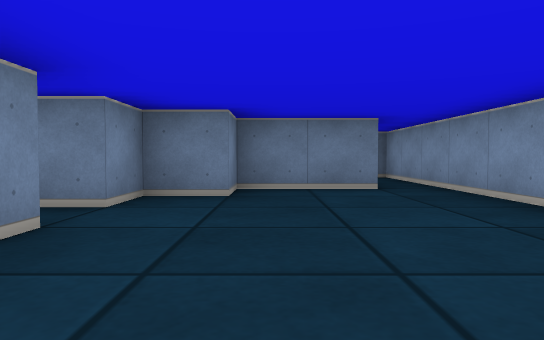
view 1 (above)

17 first-person views from a walk through a cub3D level. The camera is about half as high as the walls, tilts 2° down and sees 70° across. The floor is counted in squares. Each view is taken from the middle of a square. On the plan, view 1 faces up. The plan holds only what a view shows up to about 9 squares ahead; the rest is blank. The place goes on beyond the plan.

view 2
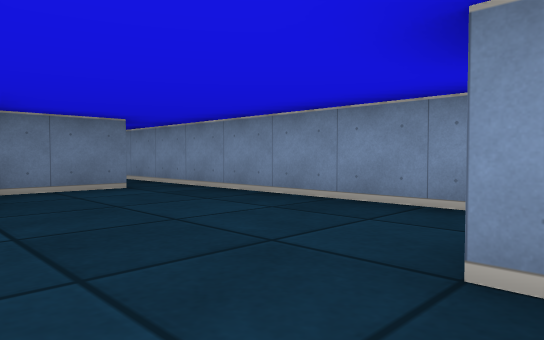

view 3
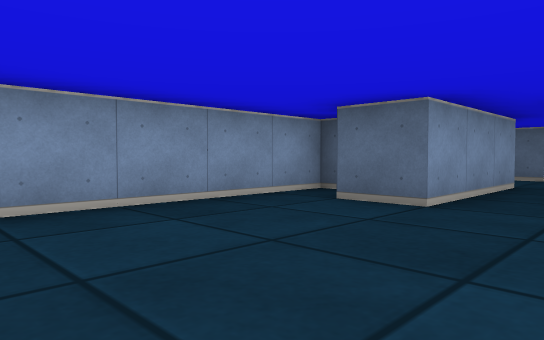

view 4
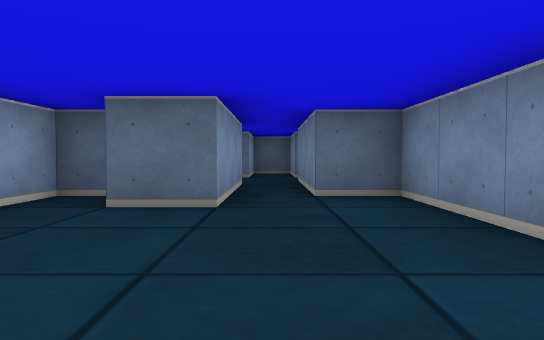

view 5
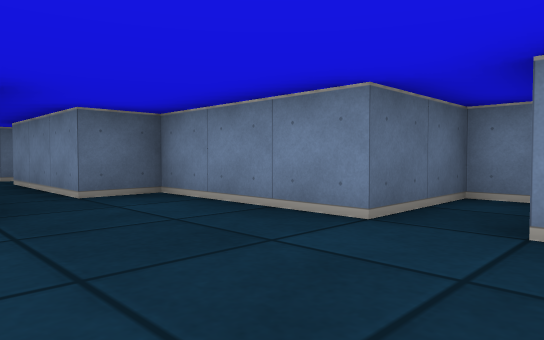

view 6
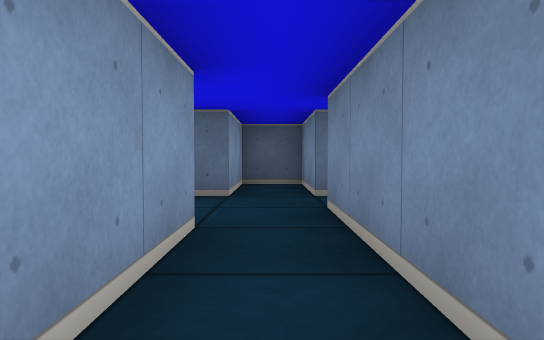

view 7
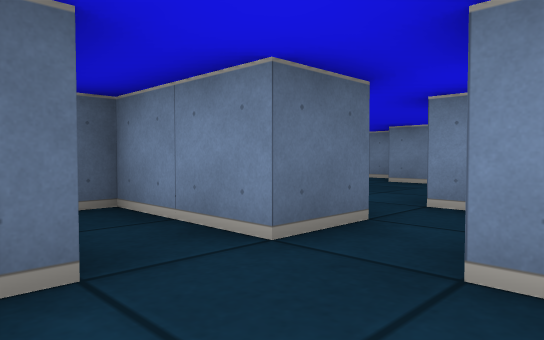

view 8
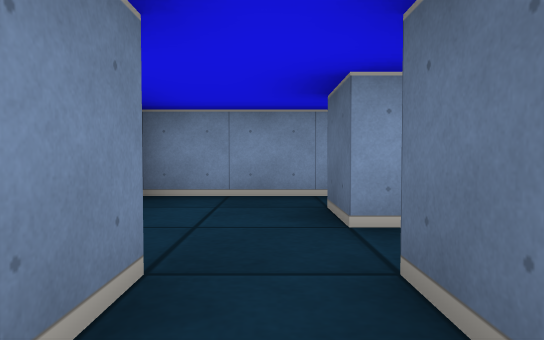

view 9
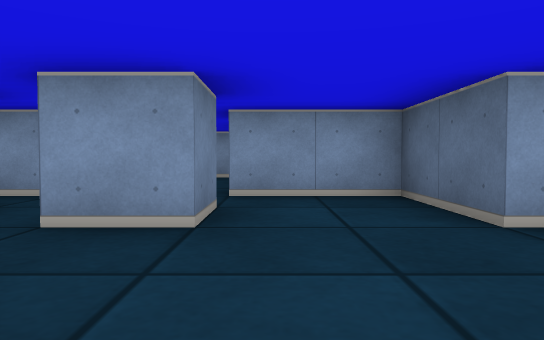

view 10
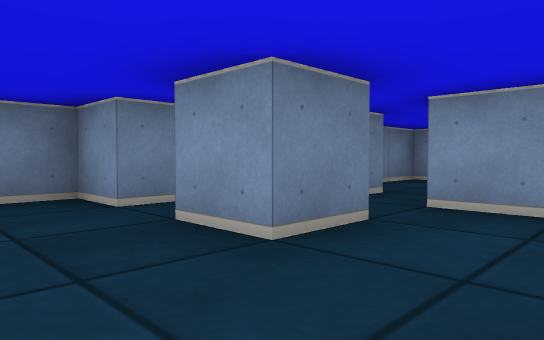

view 11
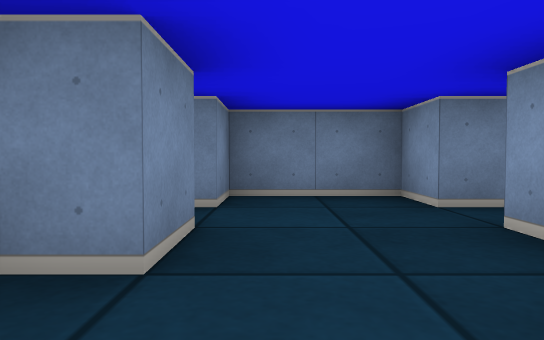

view 12
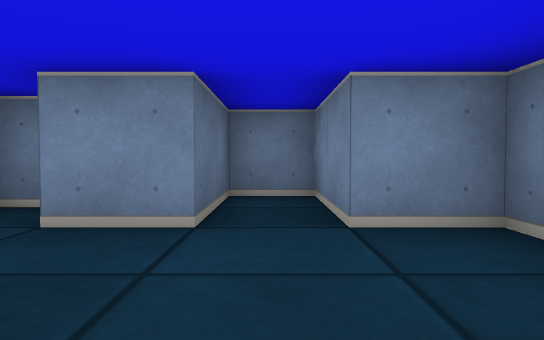

view 13
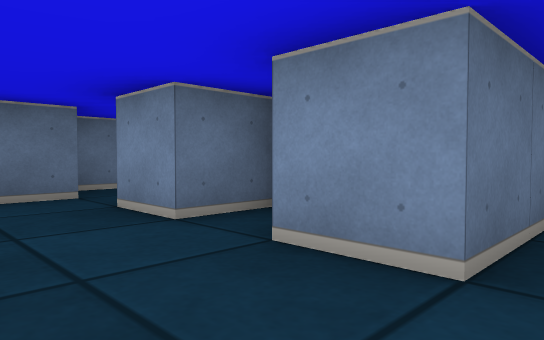

view 14
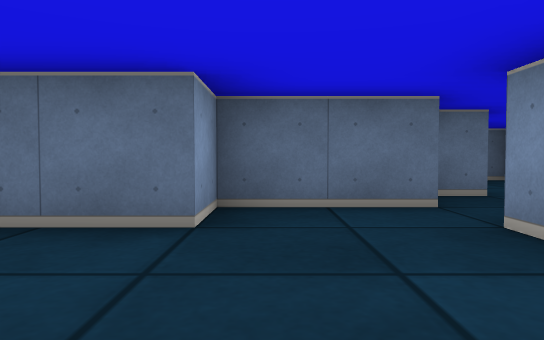

view 15
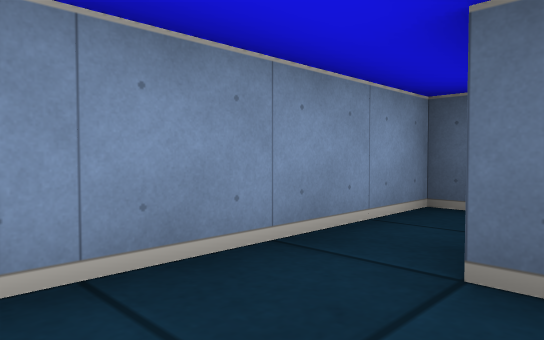

view 16
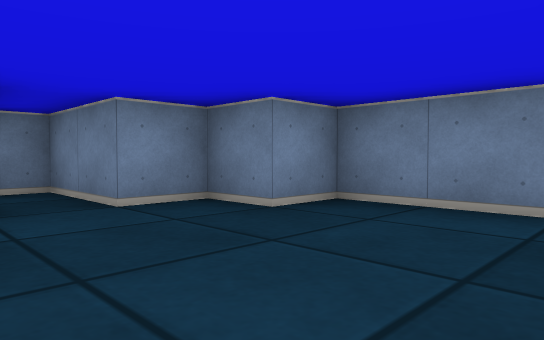

view 17
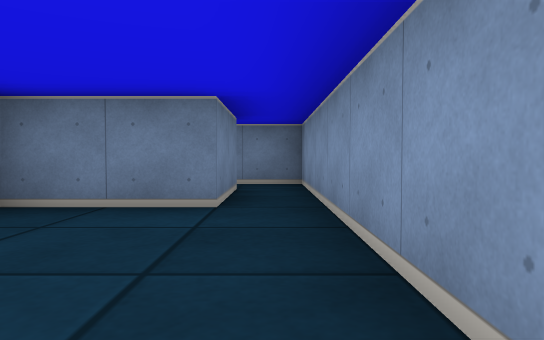

### Floor plan
Ten units are one square. View 1 is at (0, 0); x grows to the right and y downward. Boxes are objects, and circles mark ways between rooms. Rooms are numbered by the first view taken in them; rooms with no view inside come last. Other rooms are left out.
<svg viewBox="-80 -80 110 170">
<path fill="none" stroke="#000" d="M19 5 25 5 25 -75M5 26 5 -5 15 -5M-15 45 -5 45 -5 65 5 65 5 45M15 -75 15 -55 -5 -55 -5 -45 -15 -45 -15 -35 -35 -35 -35 -25 -15 -25 -15 5 -5 5 -5 35 -14 35M5 45 15 45M25 66 25 25 12 25M-24 45 -35 45 -35 35M-29 25 -35 25 -35 15 -55 15 -55 25 -75 25 -75 35 -55 35 -55 45 -61 45M-65 50 -65 55 -55 55 -55 65M-15 24 -15 18M-56 75 -35 75 -35 65 -15 65 -15 45M-65 70 -65 75M-66 85 -58 85"/>
<circle cx="10" cy="35" r="3" fill="#2a7"/>
<circle cx="-10" cy="40" r="3" fill="#2a7"/>
<text x="0" y="-10">1</text>
<text x="20" y="40">2</text>
<text x="-40" y="40">3</text>
</svg>
Room 1 opens to room 2. Room 1 opens to room 3.

Where each view was taken, in squares from view 1:
view 1: 0 up, 0 right, facing up
view 2: 0 up, 1 left, facing up-right
view 3: 4 up, 1 left, facing down-right
view 4: 4 up, 0 right, facing down
view 5: 4 up, 1 right, facing down-left
view 6: 0 up, 0 right, facing down
view 7: 3 down, 1 right, facing down-left
view 8: 4 down, 2 left, facing right
view 9: 5 down, 6 left, facing right
view 10: 6 down, 5 left, facing up-right
view 11: 6 down, 5 left, facing up
view 12: 3 down, 3 left, facing left
view 13: 3 down, 4 left, facing down-left
view 14: 4 down, 4 left, facing down
view 15: 3 down, 1 right, facing down-right
view 16: 2 up, 2 right, facing up-left
view 17: 2 up, 2 right, facing up
